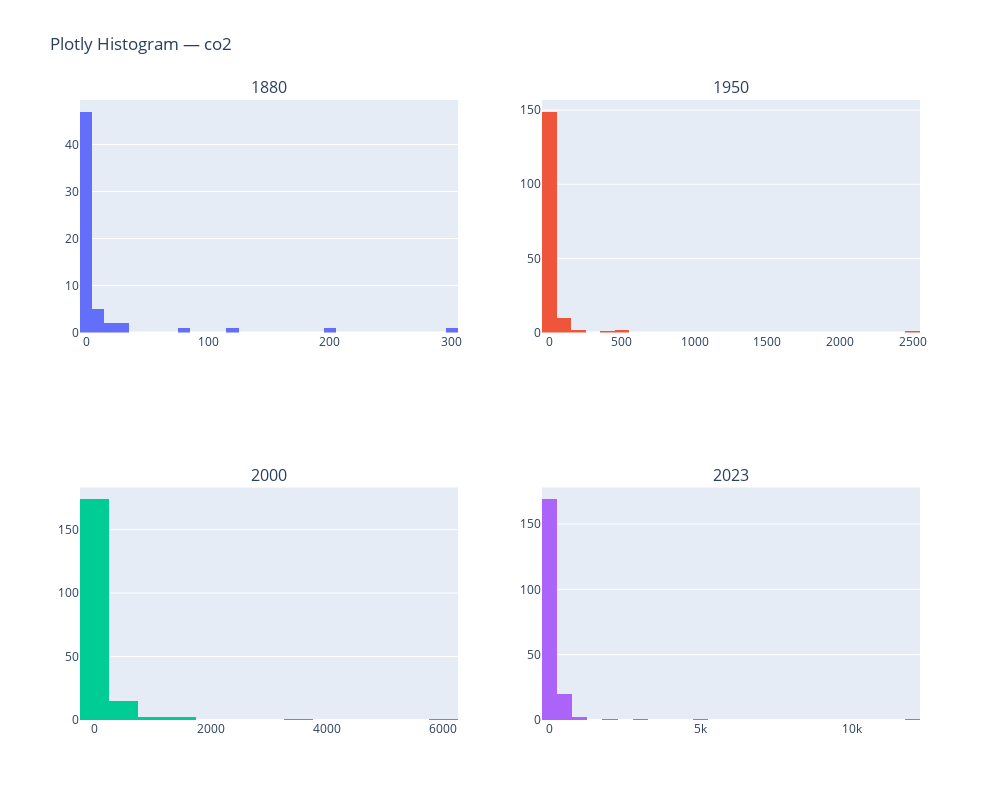

Notebook code cell kept with this figure:
### Code cell
# -----------------------
# 1) Matplotlib
# -----------------------
fig, axes = plt.subplots(2, 2, figsize=(12, 8))     # 创建一个 2x2 的子图网格; figsize=(12,8) 设定整张图的宽×高（英寸);返回 fig（整张图对象）和 axes（2×2 的 Axes 数组）。
axes = axes.flatten()                               # 把 2x2 的 Axes 数组摊平成一维数组，方便方便用 axes[i] 按索引访问,可以用 for 循环遍历。

for i, y in enumerate(rep):
    dff = df_feat[df_feat[year_col]==y]             #  从 df_feat 中筛选出 年份等于当前年份 y 的所有行，存入一个新的 DataFrame dff.
    xx = dff[total_col].dropna().astype(float)      # 取出 dff 中的“总排放”列，去掉缺失值并转为 float 类型，存入 xx。
    axes[i].hist(xx, bins=30)                       # 在第 i 个子图上绘制直方图，x轴是value ,分成 30 个bin（bins=30）,y轴是放入每个bin里的国家数量。
    axes[i].set_title(f"Matplotlib-Histogram — {total_col} ({y})")

# enumerate() 是 Python 的一个内置函数，它的作用是：
# 	给一个可迭代对象（比如列表、元组、字符串等）的每一个元素，附加一个“序号”（即索引），从 0 开始。

# rep = [1990, 2000, 2010]
# for i, y in enumerate(rep):
#     print(i, y)

# 运行结果会是：

# 0 1990
# 1 2000
# 2 2010

# • enumerate(rep) 会为 rep 中的每一个元素，自动生成一个序号（索引）和对应的值。
# • 在每次循环中： 
# 	• i 是当前元素的 索引（从 0 开始）
# 	• y 是当前元素的 值

plt.tight_layout()
plt.show()

# -----------------------
# 2) Seaborn
# -----------------------
fig, axes = plt.subplots(2, 2, figsize=(12, 8))
axes = axes.flatten()

for i, y in enumerate(rep):
    dff = df_feat[df_feat[year_col]==y]
    xx = dff[total_col].dropna().astype(float)
    sns.histplot(xx, bins=30, kde=True, ax=axes[i])
    axes[i].set_title(f"Seaborn — {total_col} ({y})")

plt.tight_layout()
plt.show()

# -----------------------
# 3) Plotly
# -----------------------
rows = 2
cols = 2
fig = make_subplots(rows=rows, cols=cols, subplot_titles=[f"{y}" for y in rep])

for i, y in enumerate(rep):
    dff = df_feat[df_feat[year_col]==y]
    row, col = divmod(i, cols)
    row += 1; col += 1
    fig.add_trace(
        go.Histogram(x=dff[total_col], nbinsx=30, name=str(y)),
        row=row, col=col
    )

fig.update_layout(
    title=f"Plotly Histogram — {total_col}",
    showlegend=False,
    height=800, width=1000
)
fig.show()

### Figure 1 — Plotly figure (JSON) as saved in the notebook; plotly's stock layout.template omitted (floating-point values rounded to 4 significant figures; data arrays with more than 128 entries replaced by an {"elided": "..."} marker saying what was removed)
{"data": [{"name": "1880", "nbinsx": 30, "type": "histogram", "x": {"elided": "198 float values"}, "xaxis": "x", "yaxis": "y"}, {"name": "1950", "nbinsx": 30, "type": "histogram", "x": {"elided": "198 float values"}, "xaxis": "x2", "yaxis": "y2"}, {"name": "2000", "nbinsx": 30, "type": "histogram", "x": {"elided": "198 float values"}, "xaxis": "x3", "yaxis": "y3"}, {"name": "2023", "nbinsx": 30, "type": "histogram", "x": {"elided": "198 float values"}, "xaxis": "x4", "yaxis": "y4"}], "layout": {"annotations": [{"font": {"size": 16}, "showarrow": false, "text": "1880", "x": 0.225, "xanchor": "center", "xref": "paper", "y": 1, "yanchor": "bottom", "yref": "paper"}, {"font": {"size": 16}, "showarrow": false, "text": "1950", "x": 0.775, "xanchor": "center", "xref": "paper", "y": 1, "yanchor": "bottom", "yref": "paper"}, {"font": {"size": 16}, "showarrow": false, "text": "2000", "x": 0.225, "xanchor": "center", "xref": "paper", "y": 0.375, "yanchor": "bottom", "yref": "paper"}, {"font": {"size": 16}, "showarrow": false, "text": "2023", "x": 0.775, "xanchor": "center", "xref": "paper", "y": 0.375, "yanchor": "bottom", "yref": "paper"}], "height": 800, "showlegend": false, "title": {"text": "Plotly Histogram — co2"}, "width": 1000, "xaxis": {"anchor": "y", "domain": [0, 0.45]}, "xaxis2": {"anchor": "y2", "domain": [0.55, 1]}, "xaxis3": {"anchor": "y3", "domain": [0, 0.45]}, "xaxis4": {"anchor": "y4", "domain": [0.55, 1]}, "yaxis": {"anchor": "x", "domain": [0.625, 1]}, "yaxis2": {"anchor": "x2", "domain": [0.625, 1]}, "yaxis3": {"anchor": "x3", "domain": [0, 0.375]}, "yaxis4": {"anchor": "x4", "domain": [0, 0.375]}}}
